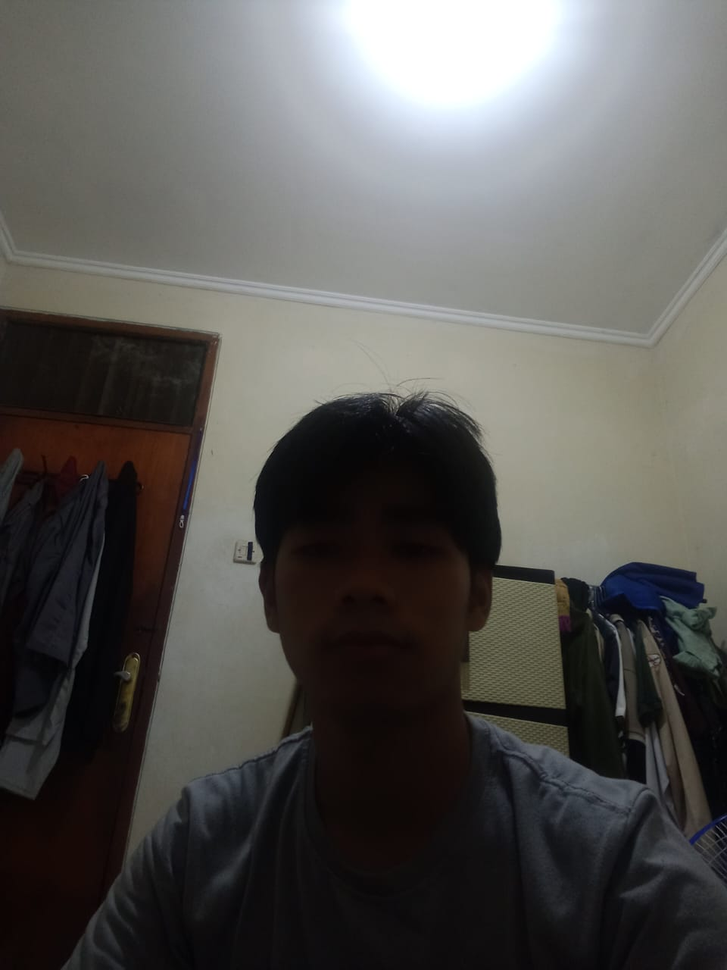
#> input picture backlight.png, 727 x 970 px, shrunk from 960 x 1280 before the run
$ jupyter execute backlight.ipynb
#> lines starting #> are read from the running program, lines starting #| are printed output that depends on the picture
[cell 1]
import cv2
import matplotlib.pyplot as plt
import numpy as np

[cell 2]
backlight =cv2.imread('backlight.png')
#> backlight is the input picture: shape (970, 727, 3); mean B, G, R 84.1, 86.8, 88.2

[cell 3]
backlight.shape
#> Out = (970, 727, 3)

[cell 4]
[baris, kolom] = backlight.shape[:2]
#> baris = 970; kolom = 727

[cell 5]
rgb = cv2.cvtColor (backlight, cv2.COLOR_BGR2RGB)

[cell 6]
print(backlight.shape)
#| (970, 727, 3)
print(backlight.dtype)
#| uint8

[cell 7]
b = backlight [:,:, 0]
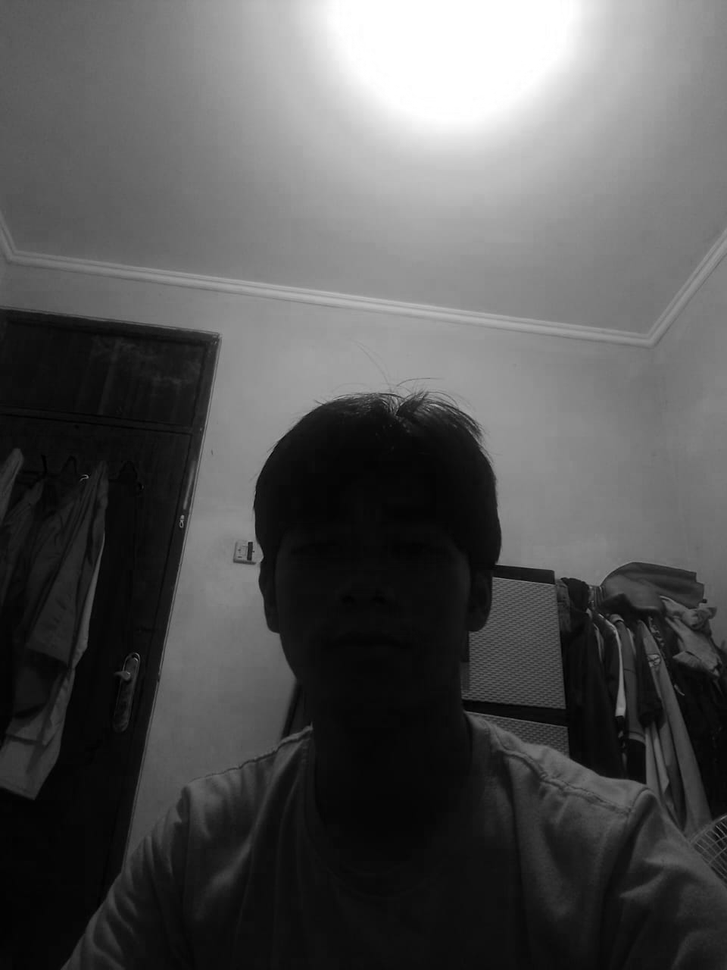
#> b: shape (970, 727); min 0, max 255, mean 84.1
g = backlight [:,:, 1]
r = backlight[:,:, 2]
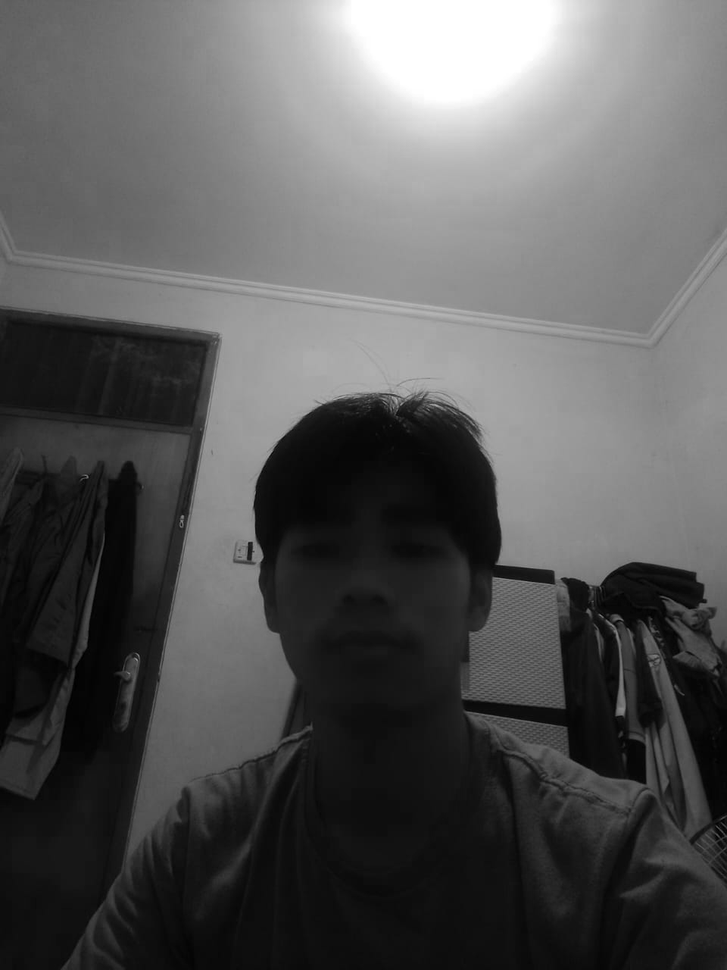
#> r: shape (970, 727); min 0, max 255, mean 88.2

[cell 8]
baris, kolom = backlight.shape[:2]
backlight_gray = np.zeros((baris, kolom))
for i in range(baris):
    for j in range(kolom):
        backlight_gray[i, j] = 0.2989 * r[i, j] + 0.587 * g[i, j] + 0.1141 * b[i, j]


backlight_gray = backlight_gray.astype(np.uint8)
cv2.imwrite('hasil_gray.jpg', backlight_gray)
fig, axs = plt.subplots(2,2, figsize =(15,5))
axs[0,0].imshow(backlight, cmap = 'gray')
axs[0,1].hist(backlight.ravel(), 256, [0,256])
axs[1,0].imshow(backlight_gray, cmap='gray')
axs[1,1].hist(backlight_gray.ravel(), 256, [0,256])
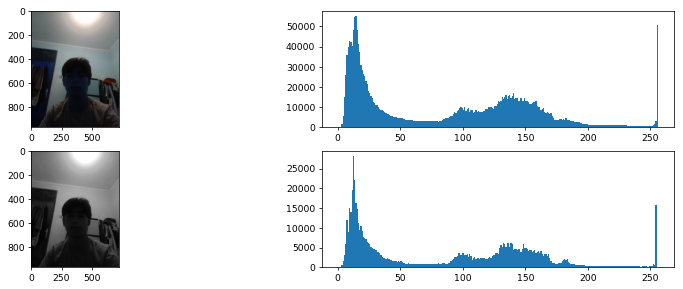
#> figure drawn by matplotlib, 4 panels; B, G, R data is drawn as R, G, B; panel 2: tallest bar 55036 high, from x = 14 to 15; panel 4: tallest bar 28117 high, from x = 12 to 13

[cell 9]
alpha = 2.0
backlight_kontras = np.zeros((baris, kolom))
for i in range(baris):
    for j in range(kolom):
        gxy = alpha * backlight_gray[i, j]
        if gxy > 255:
            gxy = 255
        backlight_kontras[i, j] = gxy
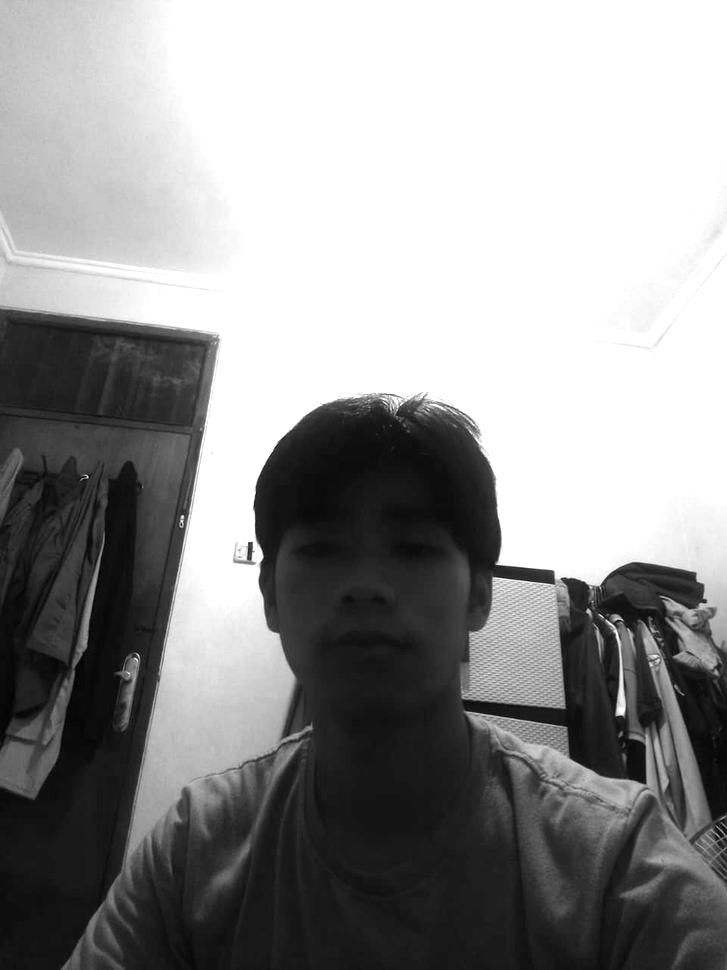
#> backlight_kontras: shape (970, 727) float64; min 0, max 255, mean 147.1
backlight_kontras = backlight_kontras.astype(np.uint8)
cv2.imwrite('hasil_kontras.jpg', backlight_kontras)
fig, axs = plt.subplots(2,2, figsize =(15,5))
axs[0,0].imshow(backlight_gray, cmap= 'gray')
axs[0,1].hist(backlight_gray.ravel(), 256, [0,256])
axs[1,0].imshow(backlight_kontras, cmap='gray')
axs[1,1].hist(backlight_kontras.ravel(), 256, [0,256])
plt.show()
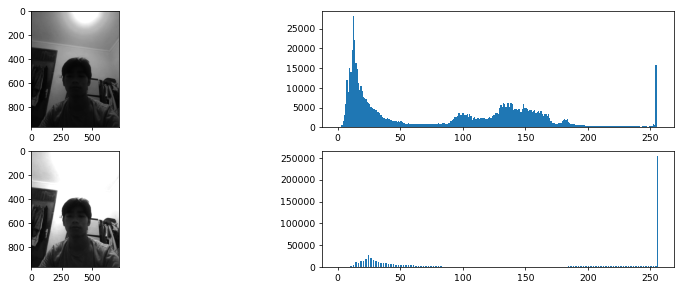
#> figure drawn by matplotlib, 4 panels; panel 2: tallest bar 28117 high, from x = 12 to 13; panel 4: tallest bar 253364 high, from x = 255 to 256

[cell 10]
beta =50   # kecerahan
backlight_cerah = np.zeros((baris, kolom))
for i in range(baris):
    for j in range(kolom):
        gxy =backlight_gray[i, j] + beta
        if gxy > 255:
            gxy = 255
        backlight_cerah[i, j] = gxy
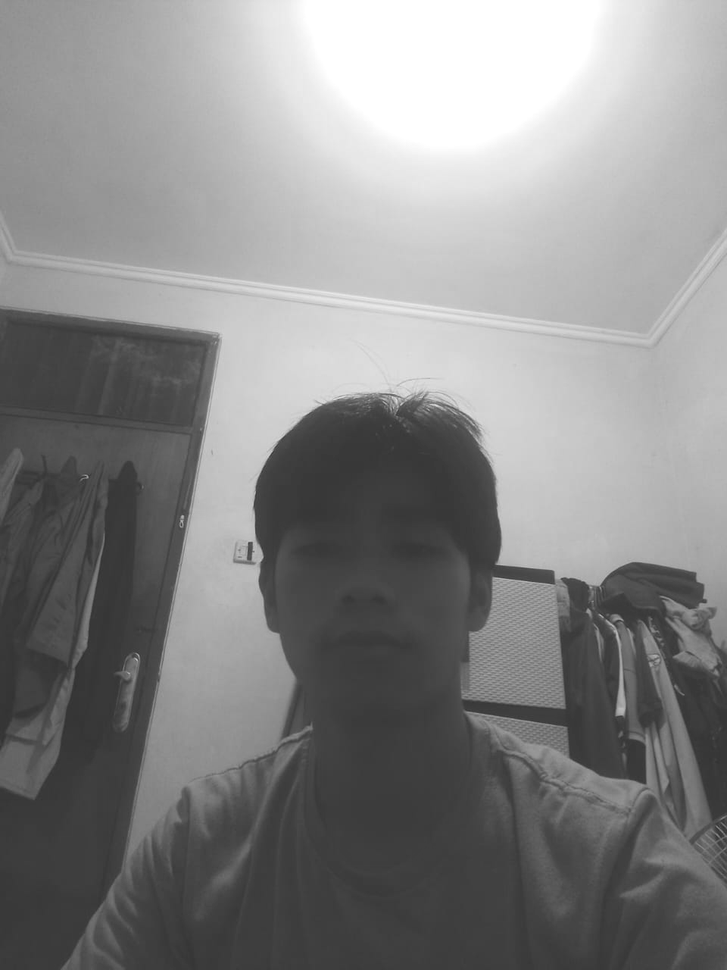
#> backlight_cerah: shape (970, 727) float64; min 50, max 255, mean 134.8

backlight_cerah =  backlight_cerah.astype(np.uint8)
cv2.imwrite('backlight_cerah.jpg',  backlight_cerah)
fig, axs = plt.subplots(2,2, figsize =(15,5))
axs[0,0].imshow(backlight_gray, cmap= 'gray')
axs[0,1].hist(backlight_gray.ravel(), 256, [0,256])
axs[1,0].imshow( backlight_cerah, cmap='gray')
axs[1,1].hist( backlight_cerah.ravel(), 256, [0,256])
plt.show()
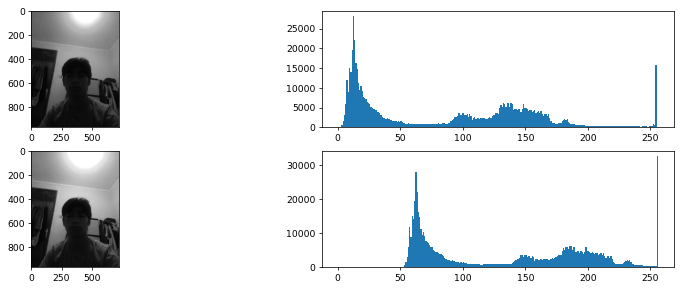
#> figure drawn by matplotlib, 4 panels; panel 2: tallest bar 28117 high, from x = 12 to 13; panel 4: tallest bar 32624 high, from x = 255 to 256

[cell 11]
alpha = 2.0  # kontras
beta = 3    # kecerahan
bright_contrast = np.zeros((baris, kolom))
for i in range(baris):
    for j in range(kolom):
        gxy = alpha * backlight_gray[i, j] + beta
        if gxy > 255:
            gxy = 255
        bright_contrast[i, j] = gxy

bright_contrast = bright_contrast.astype(np.uint8)
cv2.imwrite('bright_contrast.jpg', bright_contrast)
fig, axs = plt.subplots(2,2, figsize =(15,5))
axs[0,0].imshow(backlight_gray, cmap= 'gray')
axs[0,1].hist(backlight_gray.ravel(), 256, [0,256])
axs[1,0].imshow(bright_contrast, cmap='gray')
axs[1,1].hist(bright_contrast.ravel(), 256, [0,256])
plt.show()
#> figure, not shown here; panel 2: tallest bar 28117 high, from x = 12 to 13; panel 4: tallest bar 260559 high, from x = 255 to 256

$ run again, with bukti_foto.png copied over backlight.png
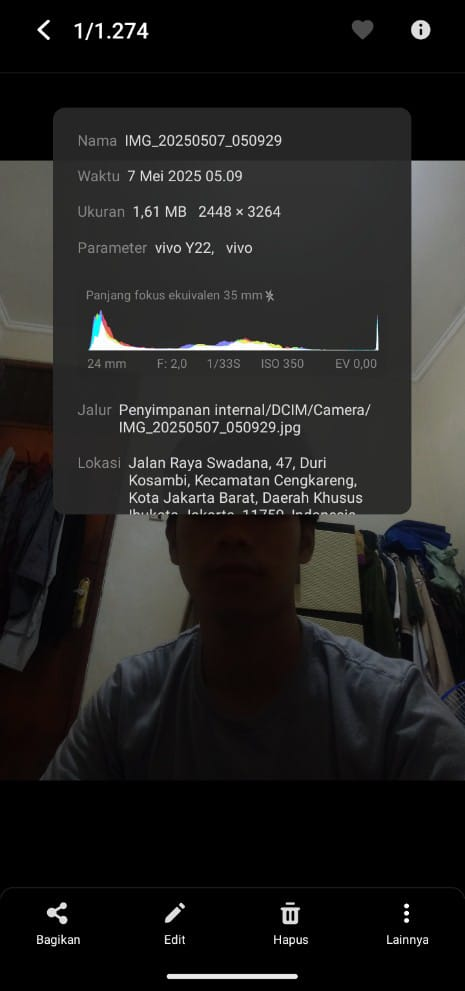
#> input picture bukti_foto.png, 465 x 991 px
#> backlight is the input picture: shape (991, 465, 3); mean B, G, R 33.7, 34.8, 35.5
#| (991, 465, 3)
#| uint8
#> after the loop `for i in range(baris):`:
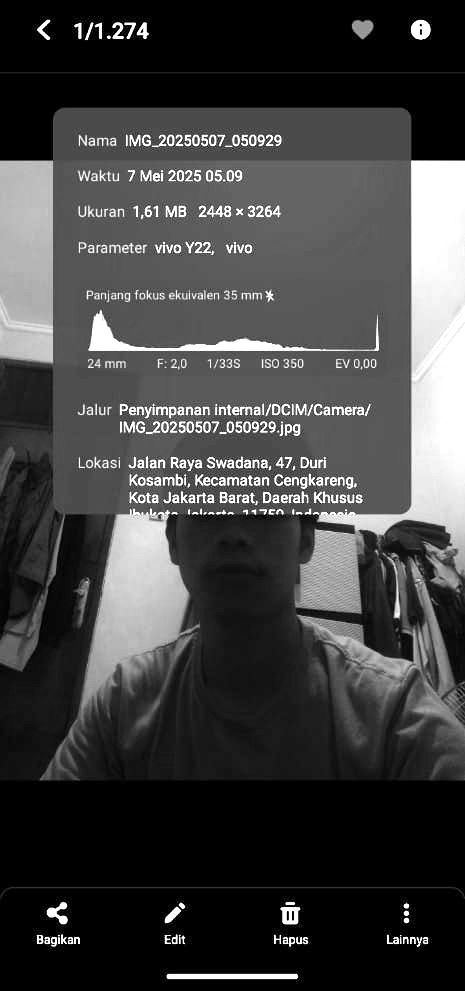
#> backlight_kontras: shape (991, 465) float64; min 0, max 255, mean 66
#> after the loop `for i in range(baris):`:
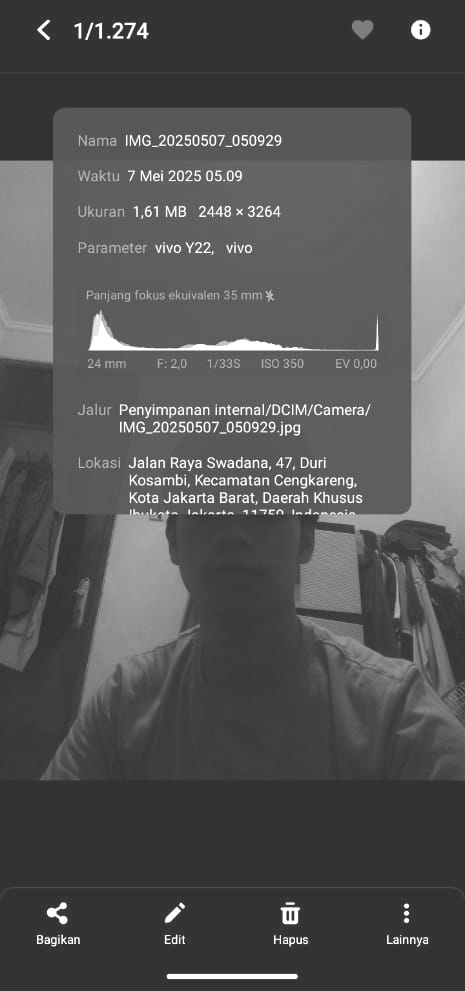
#> backlight_cerah: shape (991, 465) float64; min 50, max 255, mean 84.3
